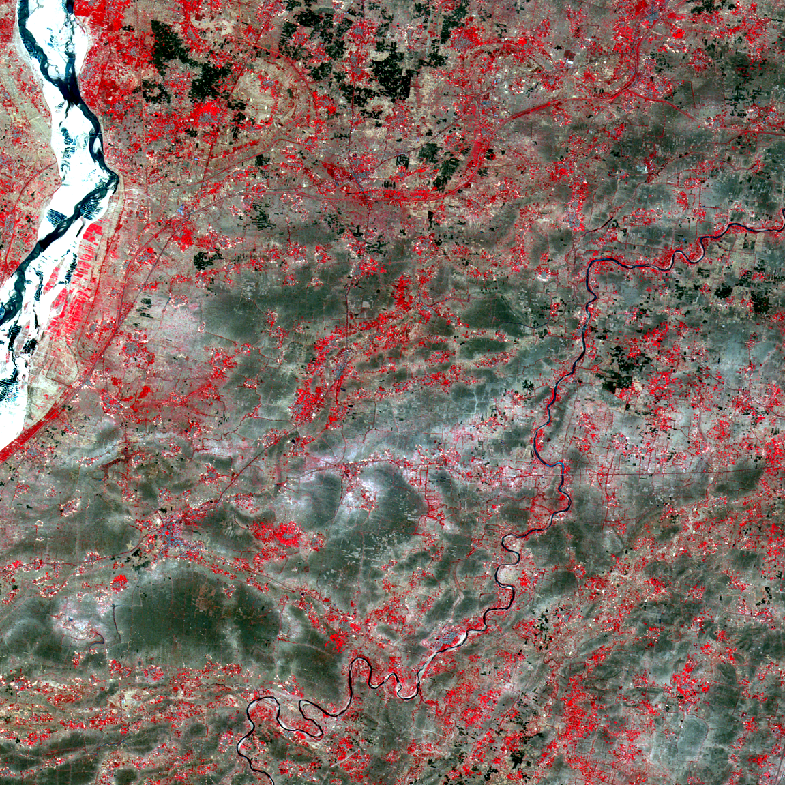
#> input picture output.png, 786 x 785 px
$ jupyter execute --allow-errors FRQI_expt.ipynb
#> lines starting #> are read from the running program, lines starting #| are printed output that depends on the picture
# Introduction

Image processing is one of the largest research paradigms in computer science and engineering. Most of the current image processing techniques are considered time consuming for a real time application and there rises Quantum Image Processing.<br>
In general, Quantum Image Processing(QIP) has three steps as shown in figure below.
<br>
<br>
<figure>
    <center>

    <figcaption align="center"> Fig: QIP Framework </figcaption>
</figure>
    </center>
        <br>
        <br>
First, store the image into a quantum system, which is also known as quantum image preparation. Then, process the quantum image and Finally, obtain the result by the measurement which is again in the quantum-classical interface.

## Different ways

<ol>
    <h3><li>FRQI</h3></li>
    Flexible representation of quantum images (FRQI) was proposed by Le, P.Q. etc al. Their representation can be used for polynomial image preparation, image compression, and image processing techniques. The technique is basically based on integrating the pixel value and position information in an image into a 􏱂􏱳􏰧􏰟􏱄(n+1) qubit quantum states as follows:<br>
    <br>
    <center>
    $\frac{1}{\sqrt{2^{n}}}\sum^{2^{n}-1}_{k=0}(cos\theta_{k}|0>+sin\theta_{k}|1>)|k>$
    </center>
    <br>

where $\theta_{k}$ the angle in a single quit encodes the pixel value of the corresponding position $|k>$.
The proposed FRQI provides a foundation to express images and explore theoretical and practical fields of image processing in quantum computing.
 <br>
 As an extension from a 2D grayscale representation, Researchers provide the multichannel representation for quantum images (MCQI) as a new model for colored images (RGB) representation. The model uses the three channels of a colored image (R, G, and B channels) to represent different color information of the image while using the state normalization technique. Since there are three channels, the model is accomplished by assigning three qubits to encode color where the RGB information of an image is stored simultaneously. The proposed model is represented by the equation as follows:<br>
 <br>
    <center>
    $\frac{1}{2^{n+1}}\sum^{2^{2n}-1}_{i=0}|C^{i}_{RGB\alpha}>\otimes|i>$
    </center>
    <br>
    where, $|C^{i}_{RGB\alpha}>=cos\theta_{R}^{i}|000>+cos\theta_{G}^{i}|001>+cos\theta_{B}^{i}|010>+cos\theta_{\alpha}^{i}|011>+sin\theta_{R}^{i}|100>+sin\theta_{G}^{i}|101>+sin\theta_{B}^{i}|110>+sin\theta_{\alpha}^{i}|111>$
    <br>
    <br>
    here $\{\theta^{i}_{R},\theta^{i}_{G},\theta^{i}_{B}\}\epsilon [0,\pi/2]$ are three angles encoding the colours of the R, G and B channels of the $i^{th}$ pixel respectively and $\theta_{\alpha}$ is set to 0 to make the two coefficients constant to carry no information.


</ol>

[cell 1]
import numpy as np

# Importing standard Qiskit libraries
from qiskit import QuantumCircuit, execute, Aer, IBMQ, QuantumRegister, ClassicalRegister
from qiskit.compiler import transpile, assemble
from qiskit.tools.jupyter import *
from qiskit.visualization import *
from ibm_quantum_widgets import *

[cell 2]
# Loading your IBM Quantum account(s)
IBMQ.save_account('8b485bbedd9fa3819e56af31836ab868b620b933da6035d81976f2831c0c41a50c2aededa99c0359183984e8cd7d38f20d648e981d2d8b2f2a07261a53389cbe')
#> (this line was passed over: qiskit is not available in this run)
#> (the rest of this cell did not finish here and is left out)

We would use here a RGB image of an area obtained from the open repository '<b>Bhuvan</b>'.<br>
<br>
<br>
<figure>
    <center>

    <figcaption align="center"> Fig: Sample RGB Image  </figcaption>
</figure>
    </center>
        <br>
        <br>

### A) PreProcessing

[cell 3]
from resizeimage import resizeimage
from PIL import Image


def format(image, size):
    # import and convert to grayscale
#> called with image = 'output.png'
    img = Image.open(image).convert('LA')
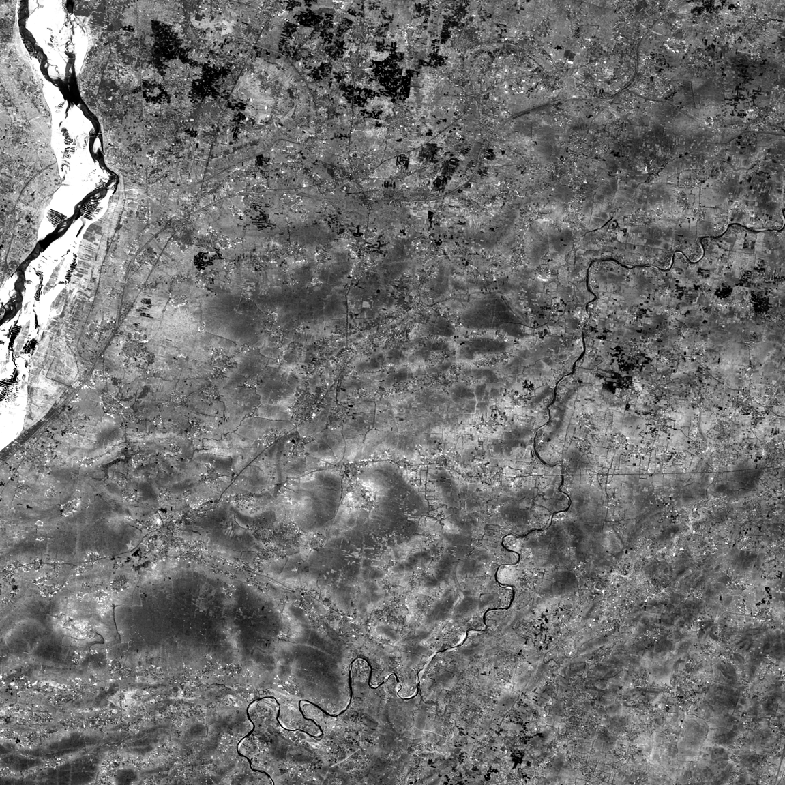
#> img: PIL image 786x785 LA; mean R, G, B, A 112, 112, 112, 255
    # adapt size
    w, h = size
    cover = resizeimage.resize_cover(img, [w, h])
    # change to MNIST data structure
    Matrix = [[cover.getpixel((x, y))[0] for x in range(w)] for y in range(h)]
    return Matrix

def save(Matrix, filename):
    # save with int format
    f = filename + ".csv"
    np.savetxt(f, Matrix, fmt='%3.0f')

#save(format("gojo.jpg",[32,32]),'image')
img_names = ["output.png"]
for image in img_names:
    save(format(image, [32, 32]),'matrix')
#> (the call stopped at in format, `cover = resizeimage.resize_cover(img, [w, h])`: resizeimage is not available in this run)
#output ----> matrix.csv file in the same directory
